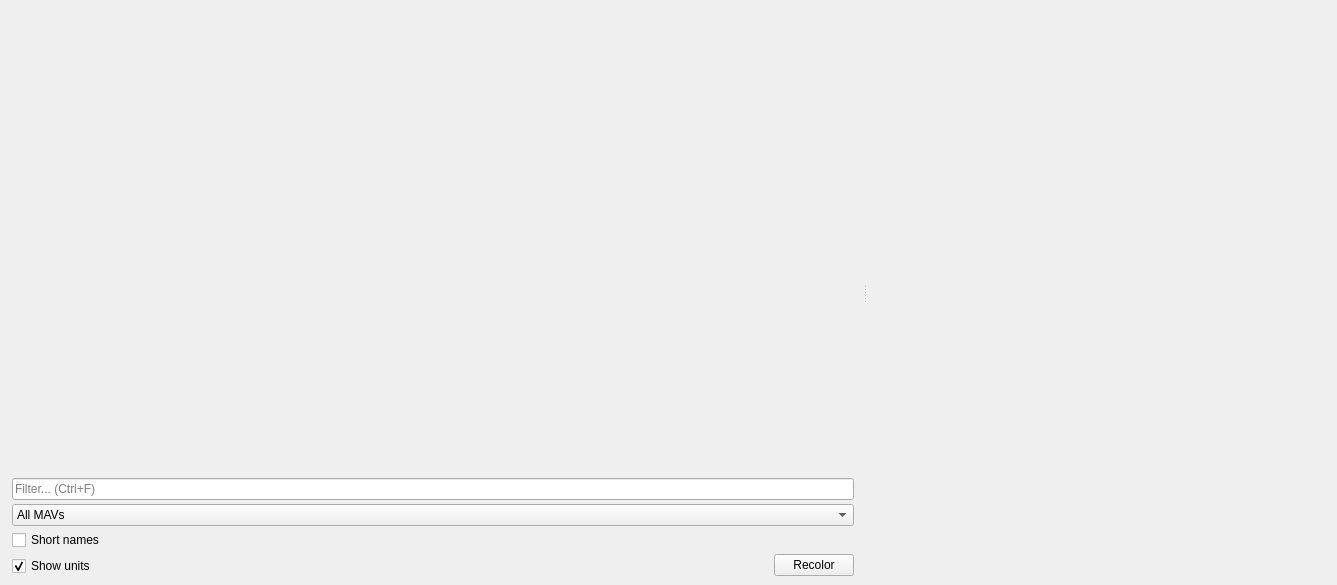
<?xml version="1.0" encoding="UTF-8"?>
<ui version="4.0">
 <class>linechart</class>
 <widget class="QWidget" name="linechart">
  <property name="geometry">
   <rect>
    <x>0</x>
    <y>0</y>
    <width>1337</width>
    <height>585</height>
   </rect>
  </property>
  <property name="sizePolicy">
   <sizepolicy hsizetype="Expanding" vsizetype="Expanding">
    <horstretch>3</horstretch>
    <verstretch>2</verstretch>
   </sizepolicy>
  </property>
  <property name="minimumSize">
   <size>
    <width>300</width>
    <height>200</height>
   </size>
  </property>
  <property name="windowTitle">
   <string>Form</string>
  </property>
  <property name="styleSheet">
   <string notr="true"/>
  </property>
  <layout class="QHBoxLayout" name="horizontalLayout_2">
   <property name="leftMargin">
    <number>6</number>
   </property>
   <property name="topMargin">
    <number>6</number>
   </property>
   <property name="rightMargin">
    <number>6</number>
   </property>
   <property name="bottomMargin">
    <number>6</number>
   </property>
   <item>
    <widget class="QSplitter" name="splitter">
     <property name="frameShape">
      <enum>QFrame::NoFrame</enum>
     </property>
     <property name="midLineWidth">
      <number>1</number>
     </property>
     <property name="orientation">
      <enum>Qt::Horizontal</enum>
     </property>
     <property name="handleWidth">
      <number>10</number>
     </property>
     <widget class="QWidget" name="curveGroupBox" native="true">
      <layout class="QGridLayout" name="gridLayout" rowstretch="50,0,0,0">
       <property name="leftMargin">
        <number>6</number>
       </property>
       <property name="topMargin">
        <number>6</number>
       </property>
       <property name="rightMargin">
        <number>6</number>
       </property>
       <property name="bottomMargin">
        <number>3</number>
       </property>
       <item row="0" column="0">
        <widget class="QScrollArea" name="curveListWidget">
         <property name="sizePolicy">
          <sizepolicy hsizetype="Minimum" vsizetype="Expanding">
           <horstretch>0</horstretch>
           <verstretch>0</verstretch>
          </sizepolicy>
         </property>
         <property name="minimumSize">
          <size>
           <width>60</width>
           <height>150</height>
          </size>
         </property>
         <property name="baseSize">
          <size>
           <width>60</width>
           <height>150</height>
          </size>
         </property>
         <property name="autoFillBackground">
          <bool>false</bool>
         </property>
         <property name="styleSheet">
          <string notr="true"/>
         </property>
         <property name="frameShape">
          <enum>QFrame::NoFrame</enum>
         </property>
         <property name="frameShadow">
          <enum>QFrame::Sunken</enum>
         </property>
         <property name="widgetResizable">
          <bool>true</bool>
         </property>
         <property name="alignment">
          <set>Qt::AlignLeading|Qt::AlignLeft|Qt::AlignTop</set>
         </property>
         <widget class="QWidget" name="scrollAreaWidgetContents">
          <property name="geometry">
           <rect>
            <x>0</x>
            <y>0</y>
            <width>879</width>
            <height>462</height>
           </rect>
          </property>
         </widget>
        </widget>
       </item>
       <item row="3" column="0">
        <layout class="QVBoxLayout" name="verticalLayout_2">
         <property name="spacing">
          <number>4</number>
         </property>
         <item>
          <widget class="QLineEdit" name="plotFilterLineEdit">
           <property name="placeholderText">
            <string>Filter... (Ctrl+F)</string>
           </property>
          </widget>
         </item>
         <item>
          <widget class="QComboBox" name="uasSelectionBox">
           <item>
            <property name="text">
             <string>All MAVs</string>
            </property>
           </item>
          </widget>
         </item>
         <item>
          <layout class="QHBoxLayout" name="horizontalLayout" stretch="1,0">
           <property name="spacing">
            <number>0</number>
           </property>
           <item>
            <layout class="QVBoxLayout" name="verticalLayout_3">
             <property name="spacing">
              <number>6</number>
             </property>
             <item>
              <widget class="QCheckBox" name="shortNameCheckBox">
               <property name="toolTip">
                <string>Display only variable names in curve list</string>
               </property>
               <property name="text">
                <string>Short names</string>
               </property>
              </widget>
             </item>
             <item>
              <widget class="QCheckBox" name="showUnitsCheckBox">
               <property name="toolTip">
                <string>Display variable units in curve list</string>
               </property>
               <property name="whatsThis">
                <string>Display variable units in curve list</string>
               </property>
               <property name="text">
                <string>Show units</string>
               </property>
               <property name="checked">
                <bool>true</bool>
               </property>
              </widget>
             </item>
            </layout>
           </item>
           <item>
            <layout class="QVBoxLayout" name="verticalLayout_4">
             <property name="spacing">
              <number>6</number>
             </property>
             <property name="sizeConstraint">
              <enum>QLayout::SetMinimumSize</enum>
             </property>
             <property name="bottomMargin">
              <number>0</number>
             </property>
             <item>
              <spacer name="verticalSpacer_2">
               <property name="orientation">
                <enum>Qt::Vertical</enum>
               </property>
               <property name="sizeHint" stdset="0">
                <size>
                 <width>20</width>
                 <height>0</height>
                </size>
               </property>
              </spacer>
             </item>
             <item>
              <widget class="QPushButton" name="recolorButton">
               <property name="toolTip">
                <string>Rotate color scheme for all curves</string>
               </property>
               <property name="text">
                <string>Recolor</string>
               </property>
              </widget>
             </item>
             <item>
              <spacer name="verticalSpacer">
               <property name="orientation">
                <enum>Qt::Vertical</enum>
               </property>
               <property name="sizeType">
                <enum>QSizePolicy::Minimum</enum>
               </property>
               <property name="sizeHint" stdset="0">
                <size>
                 <width>20</width>
                 <height>0</height>
                </size>
               </property>
              </spacer>
             </item>
            </layout>
           </item>
          </layout>
         </item>
        </layout>
       </item>
      </layout>
     </widget>
     <widget class="QWidget" name="diagramGroupBox" native="true"/>
    </widget>
   </item>
  </layout>
 </widget>
 <resources/>
 <connections/>
</ui>
